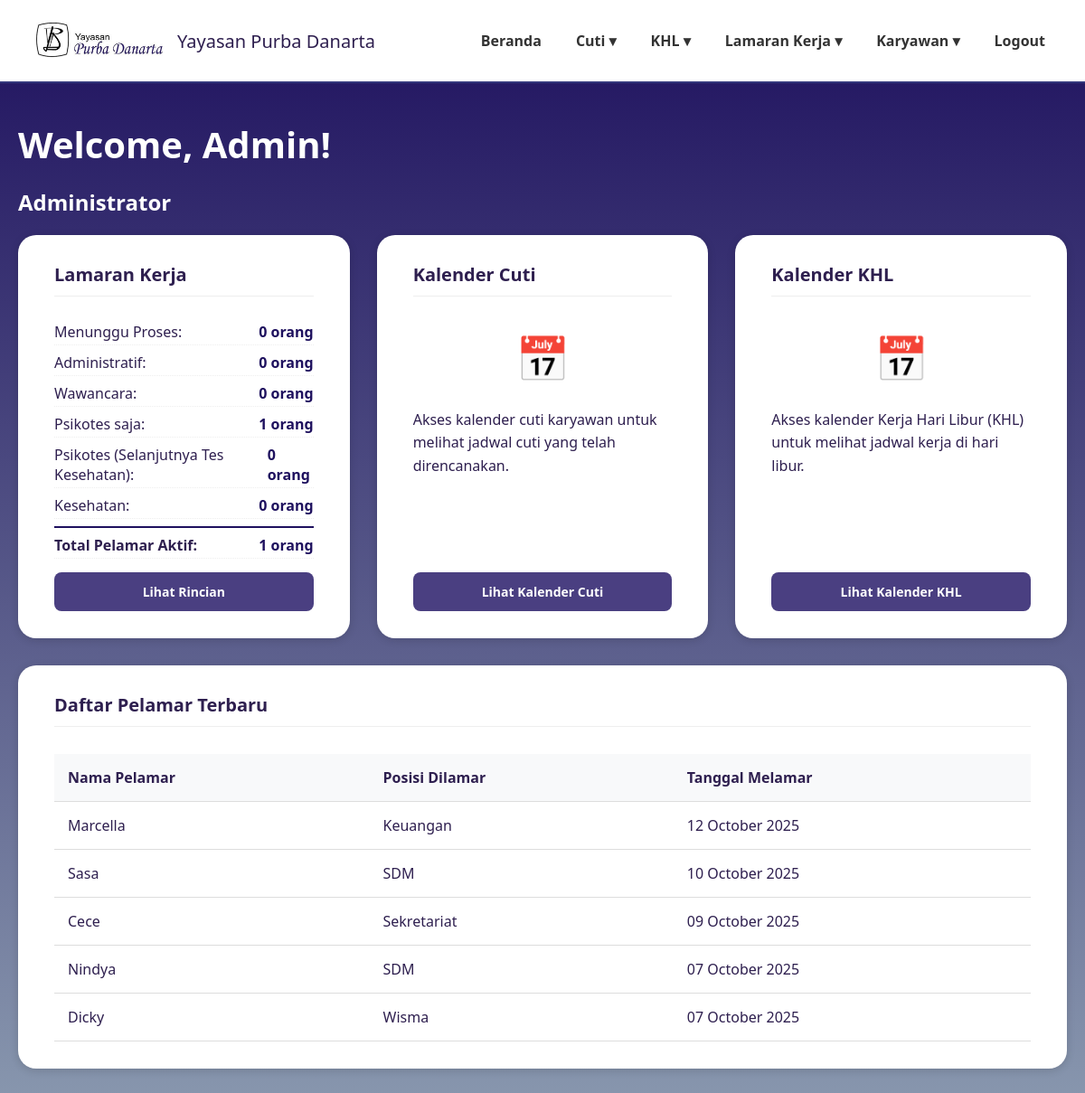
The page /dashboardadmin.php (signed in) on the database its author committed.
### tables this page shows
CREATE TABLE `data_karyawan` (
  `id_karyawan` int(11) NOT NULL,
  `kode_karyawan` varchar(20) NOT NULL,
  `nama_lengkap` varchar(100) NOT NULL,
  `email` varchar(100) NOT NULL,
  `password` varchar(255) NOT NULL,
  `jabatan` varchar(50) NOT NULL,
  `divisi` varchar(50) NOT NULL,
  `role` enum('karyawan','direktur','admin','penanggung jawab') NOT NULL DEFAULT 'karyawan',
  `no_telp` varchar(20) DEFAULT NULL,
  `sisa_cuti_tahunan` int(3) DEFAULT 0,
  `sisa_cuti_lustrum` int(3) DEFAULT 0,
  `status_aktif` enum('aktif','non_aktif') NOT NULL DEFAULT 'aktif',
  `created_at` timestamp NOT NULL DEFAULT current_timestamp()
);

CREATE TABLE `data_pelamar` (
  `id` int(11) NOT NULL,
  `user_id` int(11) NOT NULL,
  `nama_lengkap` varchar(100) DEFAULT NULL,
  `posisi_dilamar` varchar(100) DEFAULT NULL,
  `jenis_kelamin` varchar(20) DEFAULT NULL,
  `tempat_lahir` varchar(100) DEFAULT NULL,
  `tanggal_lahir` date DEFAULT NULL,
  `nik` varchar(50) DEFAULT NULL,
  `alamat_rumah` text DEFAULT NULL,
  `alamat_domisili` text DEFAULT NULL,
  `no_telp` varchar(20) DEFAULT NULL,
  `email` varchar(100) DEFAULT NULL,
  `agama` varchar(50) DEFAULT NULL,
  `kontak_darurat` varchar(50) DEFAULT NULL,
  `pendidikan_terakhir` varchar(50) DEFAULT NULL,
  `surat_lamaran` varchar(255) DEFAULT NULL,
  `cv` varchar(255) DEFAULT NULL,
  `photo_formal` varchar(255) DEFAULT NULL,
  `ijazah_transkrip` varchar(255) DEFAULT NULL,
  `berkas_pendukung` varchar(255) DEFAULT NULL,
  `ktp` varchar(255) DEFAULT NULL,
  `status` varchar(50) DEFAULT 'Menunggu Proses',
  `status_seleksi` varchar(100) DEFAULT 'Proses seleksi sedang berlangsung',
  `pengumuman` text DEFAULT 'Belum ada pengumuman saat ini.',
  `created_at` timestamp NOT NULL DEFAULT current_timestamp()
);

### dashboardadmin.php (the view, shortened to what this page needs)
<?php
require 'config.php';
$user_data = $_SESSION['user'];
$user_id = $user_data['id_karyawan'];
$sql = "SELECT * FROM data_karyawan WHERE id_karyawan = ?";
$stmt = mysqli_prepare($conn, $sql);
mysqli_stmt_bind_param($stmt, "i", $user_id);
mysqli_stmt_execute($stmt);
$result = mysqli_stmt_get_result($stmt);
$admin_data = $result->fetch_assoc();
$nama_user = $admin_data['nama_lengkap'];
$query_status_pelamar = "
    SELECT
        -- Menunggu Proses: Pelamar yang belum ada riwayat atau masih di tahap awal
        COUNT(CASE WHEN (rp.status_administratif IS NULL OR rp.status_administratif = '')
                    AND (rp.status_wawancara IS NULL OR rp.status_wawancara = '')
                    AND (rp.status_psikotes IS NULL OR rp.status_psikotes = '')
                    AND (rp.status_kesehatan IS NULL OR rp.status_kesehatan = '')
                    AND (rp.status_final IS NULL OR rp.status_final = '')
              THEN 1 END) AS menunggu_proses,
        -- Administratif: Lolos administratif, tapi belum wawancara
        COUNT(CASE WHEN rp.status_administratif = 'Lolos'
                    AND (rp.status_wawancara IS NULL OR rp.status_wawancara = '')
              THEN 1 END) AS administratif,
        -- Wawancara: Lolos wawancara, tapi belum psikotes
        COUNT(CASE WHEN rp.status_wawancara = 'Lolos'
                    AND (rp.status_psikotes IS NULL OR rp.status_psikotes = '')
              THEN 1 END) AS wawancara,
        -- Psikotes saja: Lolos psikotes, tapi belum kesehatan
        COUNT(CASE WHEN rp.status_psikotes = 'Lolos'
                    AND (rp.status_kesehatan IS NULL OR rp.status_kesehatan = '')
              THEN 1 END) AS psikotes,
        -- Psikotes (Selanjutnya Tes Kesehatan): Lolos psikotes dan kesehatan, tapi belum final
        COUNT(CASE WHEN rp.status_psikotes = 'Lolos'
                    AND rp.status_kesehatan = 'Lolos'
                    AND (rp.status_final IS NULL OR rp.status_final = '')
              THEN 1 END) AS psikotes_kesehatan,
        -- Kesehatan: Lolos kesehatan dan sudah final diterima
        COUNT(CASE WHEN rp.status_kesehatan = 'Lolos'
                    AND rp.status_final = 'Diterima'
              THEN 1 END) AS kesehatan,
        -- Total Pelamar Aktif: Semua yang belum final atau finalnya bukan Diterima/Tidak Lolos
        COUNT(CASE WHEN rp.status_final IS NULL
                    OR rp.status_final = ''
                    OR rp.status_final NOT IN ('Diterima', 'Tidak Lolos')
              THEN 1 END) AS total_pelamar_aktif
    FROM data_pelamar dp
    LEFT JOIN riwayat_pelamar rp ON dp.id = rp.pelamar_id
    WHERE dp.status != 'Diterima' AND dp.status != 'Tidak Lolos'
";
$result_status = $conn->query($query_status_pelamar);
$status_pelamar = $result_status->fetch_assoc();
$status_pelamar = array_merge([
    'menunggu_proses' => 0,
    'administratif' => 0,
    'wawancara' => 0,
    'psikotes' => 0,
    'psikotes_kesehatan' => 0,
    'kesehatan' => 0,
    'total_pelamar_aktif' => 0
], $status_pelamar ?: []);
$query_tabel = "SELECT nama_lengkap, posisi_dilamar, created_at FROM data_pelamar ORDER BY created_at DESC LIMIT 5";
$result_tabel = $conn->query($query_tabel);
?>
<!DOCTYPE html>
<html lang="id">
<head>
</head>
<body>
<header>
  <div class="logo">
    <img src="image/namayayasan.png" alt="Logo Yayasan">
    <span>Yayasan Purba Danarta</span>
  </div>
    <nav>
        <ul>
        <li><a href="dashboardadmin.php">Beranda</a></li>
        <li><a href="#">Cuti ▾</a>
        </li>
        <li><a href="#">KHL ▾</a>
        </li>
        <li><a href="#">Lamaran Kerja ▾</a>
        </li>
        <li><a href="#">Karyawan ▾</a>
        </li>
          <ul>
                <li><a href="logout2.php">Logout</a></li>
            </ul>
        </ul>
    </nav>
</header>
<main>
    <div class="welcome-section">
      <h1>Welcome, <?= htmlspecialchars($nama_user) ?>!</h1>
      <h2>Administrator</h2>
    </div>
    <div class="dashboard-grid">
        <div class="card">
            <h3>Lamaran Kerja</h3>
            <div class="status-list">
                <div class="status-item">
                    <span>Menunggu Proses:</span>
                    <span class="status-count"><?= $status_pelamar['menunggu_proses'] ?> orang</span>
                </div>
                <div class="status-item">
                    <span>Administratif:</span>
                    <span class="status-count"><?= $status_pelamar['administratif'] ?> orang</span>
                </div>
                <div class="status-item">
                    <span>Wawancara:</span>
                    <span class="status-count"><?= $status_pelamar['wawancara'] ?> orang</span>
                </div>
                <div class="status-item">
                    <span>Psikotes saja:</span>
                    <span class="status-count"><?= $status_pelamar['psikotes'] ?> orang</span>
                </div>
                <div class="status-item">
                    <span>Psikotes (Selanjutnya Tes Kesehatan):</span>
                    <span class="status-count"><?= $status_pelamar['psikotes_kesehatan'] ?> orang</span>
                </div>
                <div class="status-item">
                    <span>Kesehatan:</span>
                    <span class="status-count"><?= $status_pelamar['kesehatan'] ?> orang</span>
                </div>
                <div class="status-item" style="border-top: 2px solid #1E105E; margin-top: 8px; padding-top: 8px; font-weight: bold;">
                    <span>Total Pelamar Aktif:</span>
                    <span class="status-count"><?= $status_pelamar['total_pelamar_aktif'] ?> orang</span>
                </div>
            </div>
            <a href="administrasi_pelamar.php" class="btn">Lihat Rincian</a>
        </div>
        <div class="card">
            <h3>Kalender Cuti</h3>
            <div class="calendar-icon">📅</div>
            <p>Akses kalender cuti karyawan untuk melihat jadwal cuti yang telah direncanakan.</p>
            <a href="kalender_cuti.php" class="btn">Lihat Kalender Cuti</a>
        </div>
        <div class="card">
            <h3>Kalender KHL</h3>
            <div class="calendar-icon">📅</div>
            <p>Akses kalender Kerja Hari Libur (KHL) untuk melihat jadwal kerja di hari libur.</p>
            <a href="kalender_khl.php" class="btn">Lihat Kalender KHL</a>
        </div>
    </div>
    <div class="card">
        <h3>Daftar Pelamar Terbaru</h3>
        <table class="data-table">
            <thead>
                <tr>
                    <th>Nama Pelamar</th>
                    <th>Posisi Dilamar</th>
                    <th>Tanggal Melamar</th>
                </tr>
            </thead>
            <tbody>
                <?php if ($result_tabel->num_rows > 0): ?>
                    <?php while($row = $result_tabel->fetch_assoc()): ?>
                        <tr>
                            <td><?= htmlspecialchars($row['nama_lengkap']) ?></td>
                            <td><?= htmlspecialchars($row['posisi_dilamar']) ?></td>
                            <td><?= date('d F Y', strtotime($row['created_at'])) ?></td>
                        </tr>
                    <?php endwhile; ?>
                <?php else: ?>
                    <tr>
                        <td colspan="3">Tidak ada data pelamar saat ini.</td>
                    </tr>
                <?php endif; ?>
            </tbody>
        </table>
    </div>
</main>
</body>
</html>

### dashboardadmin.php (style rules this page uses)
body { margin:0; font-family:'Segoe UI', Tahoma, Geneva, Verdana, sans-serif; background: linear-gradient(180deg,#1E105E 0%,#8897AE 100%); min-height:100vh; color:#fff; }
header { background:rgba(255,255,255,1); padding:20px 40px; display:flex; justify-content:space-between; align-items:center; border-bottom:2px solid #34377c; flex-wrap:wrap; }
.logo { display:flex; align-items:center; gap:16px; font-weight:500; font-size:20px; color:#2e1f4f; }
.logo img { width: 140px; height: 50px; object-fit: contain; }
nav ul { list-style:none; margin:0; padding:0; display:flex; gap:30px; }
nav li { position:relative; }
nav a { text-decoration:none; color:#333; font-weight:600; padding:8px 4px; display:block; }
main { max-width:1200px; margin:40px auto; padding:0 20px; }
h1 { text-align:left; font-size:40px; margin-bottom:10px; }
.dashboard-grid { display: grid; grid-template-columns: repeat(auto-fit, minmax(300px, 1fr)); gap: 30px; margin-bottom: 30px; }
.card { background:#fff; color:#2e1f4f; border-radius:20px; padding:30px 40px; box-shadow:0 2px 10px rgba(0,0,0,0.15); display: flex; flex-direction: column; }
.card h3 { margin-top:0; font-size:20px; margin-bottom:15px; border-bottom: 1px solid #eee; padding-bottom: 10px; }
.card p { margin: 4px 0; line-height: 1.6; }
.status-list { margin: 10px 0; }
.status-item { display: flex; justify-content: space-between; margin-bottom: 5px; padding: 3px 0; border-bottom: 1px dotted #eee; }
.status-count { font-weight: bold; color: #1E105E; }
.btn { display:inline-block; background:#4a3f81; color:#fff; padding:12px 20px; border-radius:8px; text-decoration:none; font-weight:600; font-size:14px; margin-top: auto; text-align: center; transition: background-color 0.3s; }
.calendar-icon { font-size: 3rem; text-align: center; margin: 20px 0; color: #1E105E; }
.data-table { width: 100%; border-collapse: collapse; margin-top: 15px; }
.data-table th, .data-table td { padding: 15px; text-align: left; border-bottom: 1px solid #ddd; }
.data-table th { background-color: #f8f9fa; font-weight: 600; }

### rows shown on the page
data_karyawan: nama_lengkap "Admin"
data_pelamar: nama_lengkap "Marcella", posisi_dilamar "Keuangan", created_at "12 October 2025"
data_pelamar: nama_lengkap "Sasa", posisi_dilamar "SDM", created_at "10 October 2025"
data_pelamar: nama_lengkap "Cece", posisi_dilamar "Sekretariat", created_at "09 October 2025"
data_pelamar: nama_lengkap "Nindya", posisi_dilamar "SDM", created_at "07 October 2025"
data_pelamar: nama_lengkap "Dicky", posisi_dilamar "Wisma", created_at "07 October 2025"

### other values the page prints
$status_pelamar['menunggu_proses'] "0"
$status_pelamar['administratif'] "0"
$status_pelamar['wawancara'] "0"
$status_pelamar['psikotes'] "1"
$status_pelamar['psikotes_kesehatan'] "0"
$status_pelamar['kesehatan'] "0"
$status_pelamar['total_pelamar_aktif'] "1"
